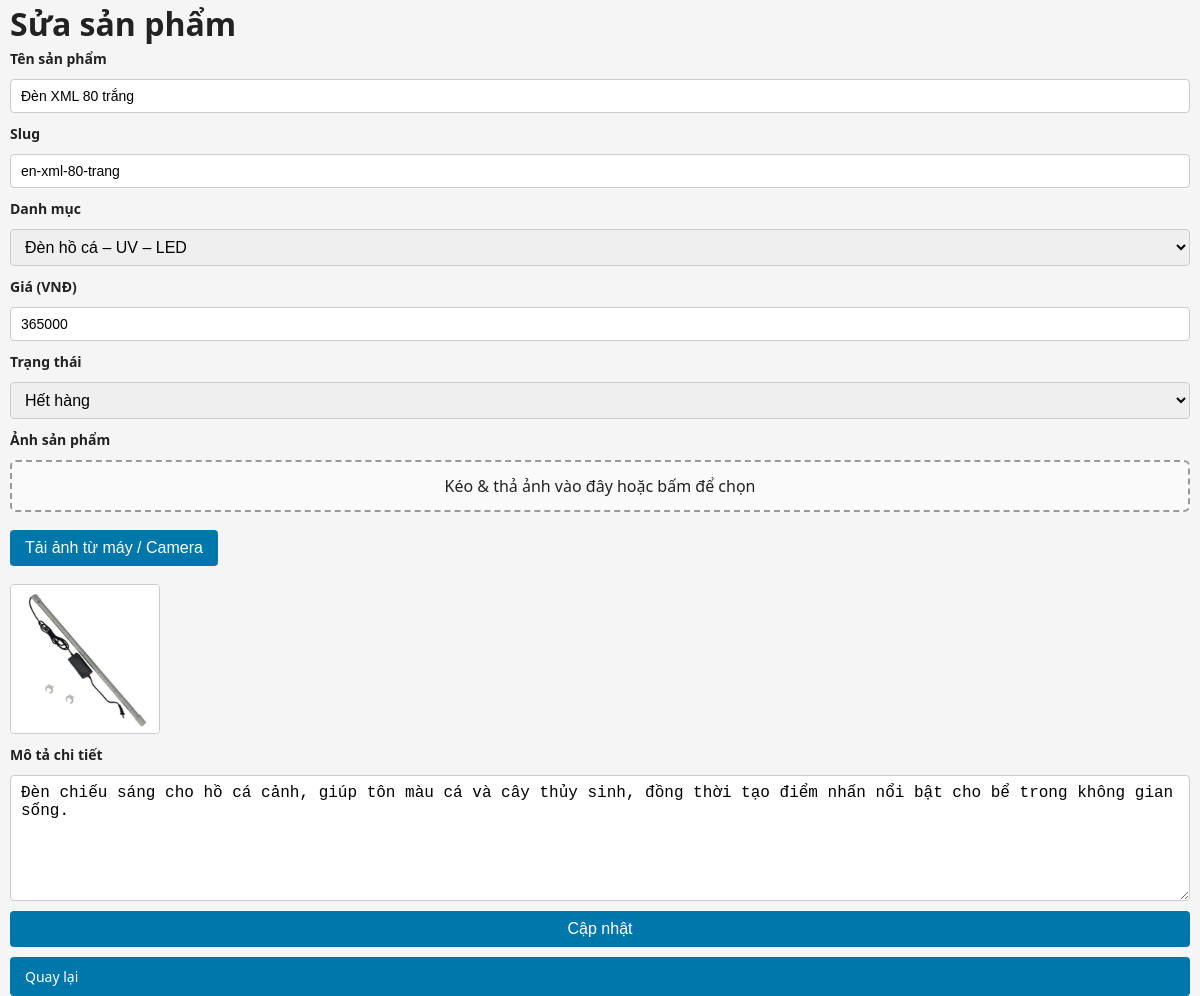
/admin/product-form.php?id=455 (signed in), run on the app's committed database.
### tables this page shows
CREATE TABLE IF NOT EXISTS `products` (
  `id` int NOT NULL AUTO_INCREMENT,
  `category_id` int NOT NULL,
  `name` varchar(255) NOT NULL,
  `slug` varchar(191) NOT NULL,
  `price` int DEFAULT '0',
  `thumbnail` varchar(255) DEFAULT NULL,
  `description` text,
  `created_at` timestamp NULL DEFAULT CURRENT_TIMESTAMP,
  `status` tinyint(1) NOT NULL DEFAULT '1',
  PRIMARY KEY (`id`),
  UNIQUE KEY `slug` (`slug`),
  KEY `category_id` (`category_id`)
);

CREATE TABLE IF NOT EXISTS `categories` (
  `id` int NOT NULL AUTO_INCREMENT,
  `name` varchar(255) NOT NULL,
  `slug` varchar(191) NOT NULL,
  PRIMARY KEY (`id`),
  UNIQUE KEY `slug` (`slug`)
);

### admin/product-form.php (the view, shortened to what this page needs)
<?php
include __DIR__ . '/../includes/db.php';
$catRes = mysqli_query($conn, "SELECT * FROM categories ORDER BY name ASC");
$categories = [];
while ($row = mysqli_fetch_assoc($catRes)) {
    $categories[] = $row;
}
$product = null;
$isEdit = false;
if (isset($_GET['id'])) {
    $id = (int)$_GET['id'];
    $res = mysqli_query($conn, "SELECT * FROM products WHERE id=$id");
    $product = mysqli_fetch_assoc($res);
    if ($product) {
        $isEdit = true;
    } else {
        die("Sản phẩm không tồn tại");
    }
}
$returnQuery = isset($_REQUEST['return']) ? $_REQUEST['return'] : '';
?>
<!DOCTYPE html>
<html lang="vi">
<head>
<link rel="stylesheet" href="../assets/css/style.css">
</head>
<body>
<div class="container">
<h1><?= $isEdit ? "Sửa sản phẩm" : "Thêm sản phẩm mới" ?></h1>
<form method="post" enctype="multipart/form-data">
    <label>Tên sản phẩm</label>
    <input type="text" id="name" name="name" required value="<?= htmlspecialchars($product['name'] ?? '') ?>">
    <label>Slug</label>
    <input type="text" id="slug" name="slug" required value="<?= htmlspecialchars($product['slug'] ?? '') ?>">
    <label>Danh mục</label>
    <select name="category_id" required>
        <?php foreach ($categories as $cat): ?>
        <option value="<?= $cat['id'] ?>" <?= (($product['category_id'] ?? '') == $cat['id']) ? 'selected' : '' ?>>
            <?= htmlspecialchars($cat['name']) ?>
        </option>
        <?php endforeach; ?>
    </select>
    <label>Giá (VNĐ)</label>
    <input type="number" name="price" min="0" value="<?= htmlspecialchars($product['price'] ?? 0) ?>">
    <label>Trạng thái</label>
    <select name="status">
        <option value="0" <?= (isset($product['status']) && (int)$product['status'] === 0) ? 'selected' : '' ?>>Hết hàng</option>
    </select>
    <label>Ảnh sản phẩm</label>
    <div id="dropZone" class="drop-zone" onclick="chooseFile()">
        Kéo &amp; thả ảnh vào đây hoặc bấm để chọn
    </div>
    <div>
        <button type="button" onclick="chooseFile()">Tải ảnh từ máy / Camera</button>
    </div>
    <img id="preview" class="preview"
         src="<?= !empty($product['thumbnail']) ? ".".htmlspecialchars($product['thumbnail']) : '' ?>"
         style="<?= !empty($product['thumbnail']) ? '' : 'display:none' ?>"
    >
    <label>Mô tả chi tiết</label>
    <textarea name="description" rows="6"><?= htmlspecialchars($product['description'] ?? '') ?></textarea>
    <button type="submit"><?= $isEdit ? "Cập nhật" : "Lưu" ?></button>
    <?php if (!empty($returnQuery)): ?>
      <a class="btn" href="./products.php?<?= htmlspecialchars($returnQuery) ?>">Quay lại</a>
    <?php else: ?>
      <a class="btn" href="./products.php">Quay lại</a>
    <?php endif; ?>
</form>
</div>
</body>
</html>

### assets/css/style.css (style rules this page uses)
* { box-sizing: border-box; margin: 0; padding: 0; }
body { font-family: system-ui, -apple-system, BlinkMacSystemFont, "Segoe UI", sans-serif; background: #f5f5f5; color: #222; line-height: 1.5; margin: 0px; max-width: 100%; max-width: 100vw; }
a { color: inherit; text-decoration: none; }
.container { width: 100%; max-width: 1280px; margin: 0 auto; padding: 0 10px; }
h1, h2, h3 { margin-top: 0; }
form { display: flex; flex-direction: column; gap: 10px; }
label { font-weight: 600; font-size: 14px; }
input[type="text"], input[type="password"], input[type="number"], textarea, select { width: 100%; max-width: 100%; padding: 8px 10px; border-radius: 4px; border: 1px solid #ccc; font-size: 14px; }
textarea { resize: vertical; min-height: 80px; }
.btn, button { display: inline-block; padding: 9px 15px; border: none; background: #0077aa; color: #fff; border-radius: 4px; cursor: pointer; font-size: 14px; }
button, input, select, textarea, a { -webkit-text-size-adjust: 100%; font-size: 16px; }

### admin/product-form.php (style rules this page uses)
img.preview { margin-top:8px; max-width:150px; border:1px solid #ccc; border-radius:4px; }
button, input, select, textarea { font-size:16px; }
.drop-zone { border: 2px dashed #999; border-radius: 6px; padding: 12px; text-align: center; cursor: pointer; margin-bottom: 8px; background: #fafafa; }

### data on the page
products: name "Đèn XML 80 trắng", slug "en-xml-80-trang", category_id "Đèn hồ cá – UV – LED", price "365000", status "Hết hàng", thumbnail (picture), description "Đèn chiếu sáng cho hồ cá cảnh, giúp tôn màu cá và cây thủy sinh, đồng thời tạo điểm nhấn nổi bật cho bể trong không gian sống."
